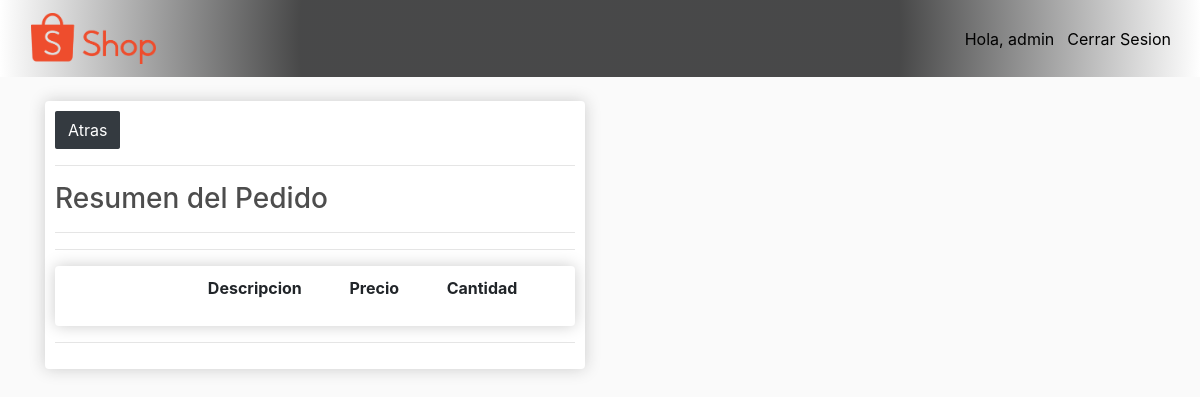
The app's page /ware/process_orders/1602015293.547076 (signed in), older data.
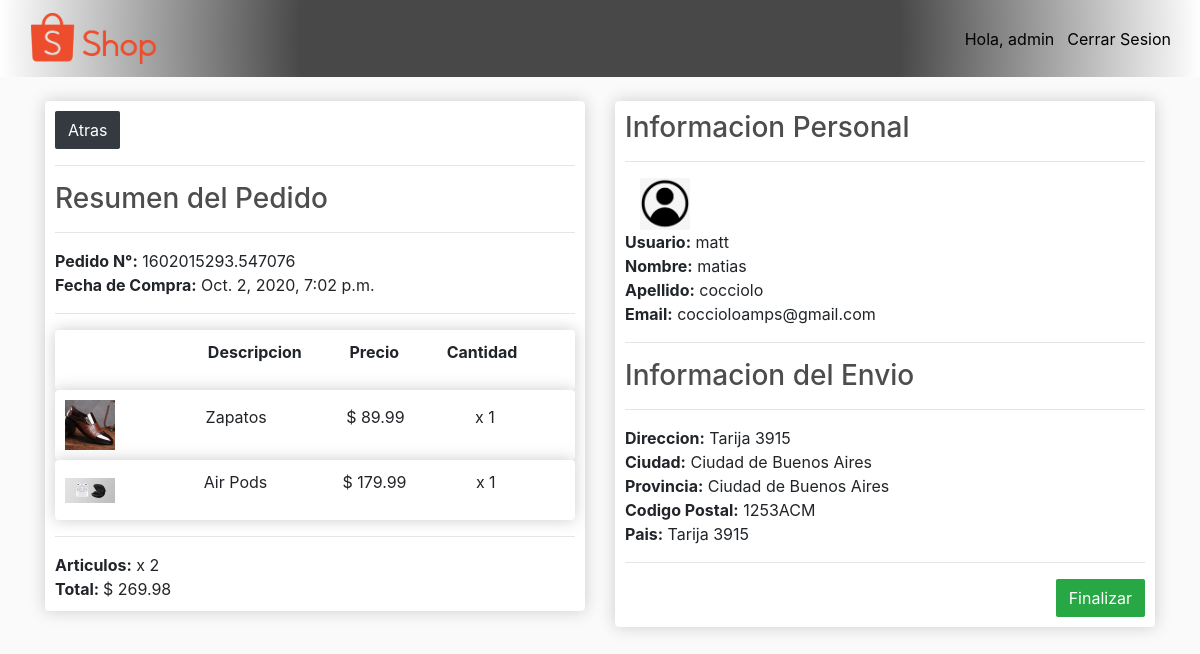
The same page, newer data.
### store/models.py (models this page shows, shortened)
class Order(models.Model):
    customer = models.ForeignKey(Customer, on_delete=models.SET_NULL, null=True, blank=True)
    date = models.DateTimeField(auto_now_add=True)
    complete = models.BooleanField(default=False)
    transaction_id = models.CharField(max_length=100, null=True)
    processed = models.BooleanField(default=False)
    @property
    def get_cart_total(self):
        orderitems = self.orderitem_set.all()
        total = sum([item.get_total for item in orderitems])
        return total
    @property
    def get_cart_items(self):
        orderitems = self.orderitem_set.all()
        total = sum([item.quantity for item in orderitems])
        return total

class OrderItem(models.Model):
    product = models.ForeignKey(Product, on_delete=models.SET_NULL, null=True)
    order = models.ForeignKey(Order, on_delete=models.SET_NULL, null=True)
    quantity = models.IntegerField(default=0, null=True, blank=True)
    date_added = models.DateTimeField(auto_now_add=True)
    @property
    def get_total(self):
        total = self.product.price * self.quantity
        return total

class Product(models.Model):
    name = models.CharField(max_length=200, null=True)
    price = models.FloatField()
    digital = models.BooleanField(default=False, null=False, blank=False)
    image = models.ImageField(null=True, blank=True)
    description = models.TextField(default=False, null=True, blank=True)
    def __str__(self):
        return self.name

class Customer(models.Model):
    user = models.OneToOneField(User, on_delete=models.CASCADE, null=True, blank=True)
    name = models.CharField(max_length=200, null=True)
    first_name = models.CharField(max_length=200, null=True)
    last_name = models.CharField(max_length=200, null=True)
    email = models.EmailField(max_length=254, null=True)
    profile_picture = models.ImageField(blank=False, default="person-circle.png", null=False)
    date_created = models.DateTimeField(auto_now_add=True, null=True)
    def __str__(self):
        return self.name

class ShippingAddress(models.Model):
    customer = models.ForeignKey(Customer, on_delete=models.SET_NULL, null=True)
    order = models.ForeignKey(Order, on_delete=models.SET_NULL, null=True)
    address = models.CharField(max_length=200, null=False)
    city = models.CharField(max_length=200, null=False)
    state = models.CharField(max_length=200, null=False)
    zipcode = models.CharField(max_length=200, null=False)
    country = models.CharField(max_length=200, null=True)
    date_added = models.DateTimeField(auto_now_add=True)

### ware/decorators.py (the view)
        def wrapper_func(request, *args, **kwargs):
            group = None
            if request.user.groups.exists():
                group = request.user.groups.all()[0].name
            if group in allowed_roles:
                return view_func(request, *args, **kwargs)
            else:
                return HttpResponse('No Tiene los Privilegios para Acceder a esta Pagina!\nQUE LASTIMA!')

### ware/views.py (called while the page is built)
@login_required(login_url='login')
@allowed_users(allowed_roles=['admin', 'employees'])
def process_orders(request, pk_transaction_id):
    order = Order.objects.filter(transaction_id=pk_transaction_id)
    item = OrderItem.objects.filter()
    ship = ShippingAddress.objects.all()
    context = {'orders': order, 'items': item, 'ships': ship}
    return render(request, 'ware/process_orders.html', context)

### ware/templates/ware/process_orders.html (shortened to what this page needs)
{% extends 'ware/main_ware.html' %}
{% load static %}
{% block content %}
<div class="row">
    <div class="col-lg-6">
        <div class="box-element">
            <a class="btn btn-dark" href="{% url 'orders' %}">Atras</a>
            <hr>
            <h3>Resumen del Pedido</h3>
            <hr>
            {% for order in orders%}
            <strong>Pedido N°:</strong> {{order.transaction_id}}
            <br>
            <strong>Fecha de Compra:</strong> {{order.date}}
            {% endfor %}
            <hr>
            <div class="cart-row">
                <div class="art-order">
                    <div class="description-order">
                        <div style="flex:4;  "><strong><p>Descripcion</p></strong></div>
                    </div>
                    <div class="price-order">
                        <div style="flex:2;display:flex; "><strong><p>Precio</p></strong></div>
                    </div>
                    <div class="quantity-order">
                        <div style="flex:1; display:flex;"><strong><p>Cantidad</p></strong></div>
                    </div>
                </div>
                {% for order in orders %}
                {% for item in items %}
                {% if order.transaction_id == item.order.transaction_id%}
                <div class="art-order">
                    <div style="flex:2"><img class="row-image-order" src={{item.product.image.url}}></div>
                    <div style="flex:2"><p>{{item.product}}</p></div>
                    <div class="price-order">
                        <div style="flex:1"><p>$ {{item.product.price|floatformat:2}}</p></div>
                    </div>
                    <div class="quantity-order">
                        <div style="flex:1"><p>x {{item.quantity}}</p></div>
                    </div>
                </div>
                {% endif %}
                {% endfor %}
                {% endfor %}
                <hr>
                {% for order in orders %}
                <strong>Articulos:</strong> x {{order.get_cart_items}}
                <br>
                <strong>Total: </strong>$ {{order.get_cart_total|floatformat:2}}
                {% endfor %}
            </div>
        </div>
    </div>
    {% for order in orders%}
    <div class="col-lg-6">
        <div class="box-element" id="form-wrapper">
            <div id="user-info">
                <h3>Informacion Personal</h3>
                <hr>
                <div class="col-lg-6">
                    <img class="row-image-order" src={{order.customer.profile_picture.url}}>
                </div>
                <strong>Usuario:</strong> {{order.customer}}
                <br>
                <strong>Nombre:</strong> {{order.customer.first_name}}
                <br>
                <strong>Apellido:</strong> {{order.customer.last_name}}
                <br>
                <strong>Email:</strong> {{order.customer.email}}
            </div>
            {% endfor %}
            {% for ship in ships%}
            {% for order in orders %}
            {% if ship.order.transaction_id == order.transaction_id %}
            {% if order.complete %}
            <div id="shipping-info">
                <hr>
                <h3>Informacion del Envio</h3>
                <hr>
                <strong>Direccion:</strong> {{ship.address}}
                <br>
                <strong>Ciudad:</strong> {{ship.city}}
                <br>
                <strong>Provincia:</strong> {{ship.state}}
                <br>
                <strong>Codigo Postal:</strong> {{ship.zipcode}}
                <br>
                <strong>Pais:</strong> {{ship.address}}
            </div>
            <hr>
            <div class="der">
                <a class="btn btn-success" href="{%  url 'button_id' order.transaction_id %}" id="buttonId"
                   type="submit">Finalizar</a>
            </div>
        </div>
    </div>
    {% endif %}
    {% endif %}
    {% endfor %}
    {% endfor %}
</div>
{% endblock content %}

Row changes from the older to the newer data that the page shows:
now on this page (row edited): Order: transaction_id "1602015293.547076", date "Oct. 2, 2020, 7:02 p.m.", get_cart_items "2", get_cart_total "269.98", customer.profile_picture (picture), customer "matt", customer.first_name "matias", customer.last_name "cocciolo", customer.email "coccioloamps@gmail.com"
now on this page (row unchanged): OrderItem: product.image (picture), product "Zapatos", product.price "89.99", quantity "1"
added OrderItem: product.image (picture), product "Air Pods", product.price "179.99", quantity "1"
added ShippingAddress: address "Tarija 3915", city "Ciudad de Buenos Aires", state "Ciudad de Buenos Aires", zipcode "1253ACM"
